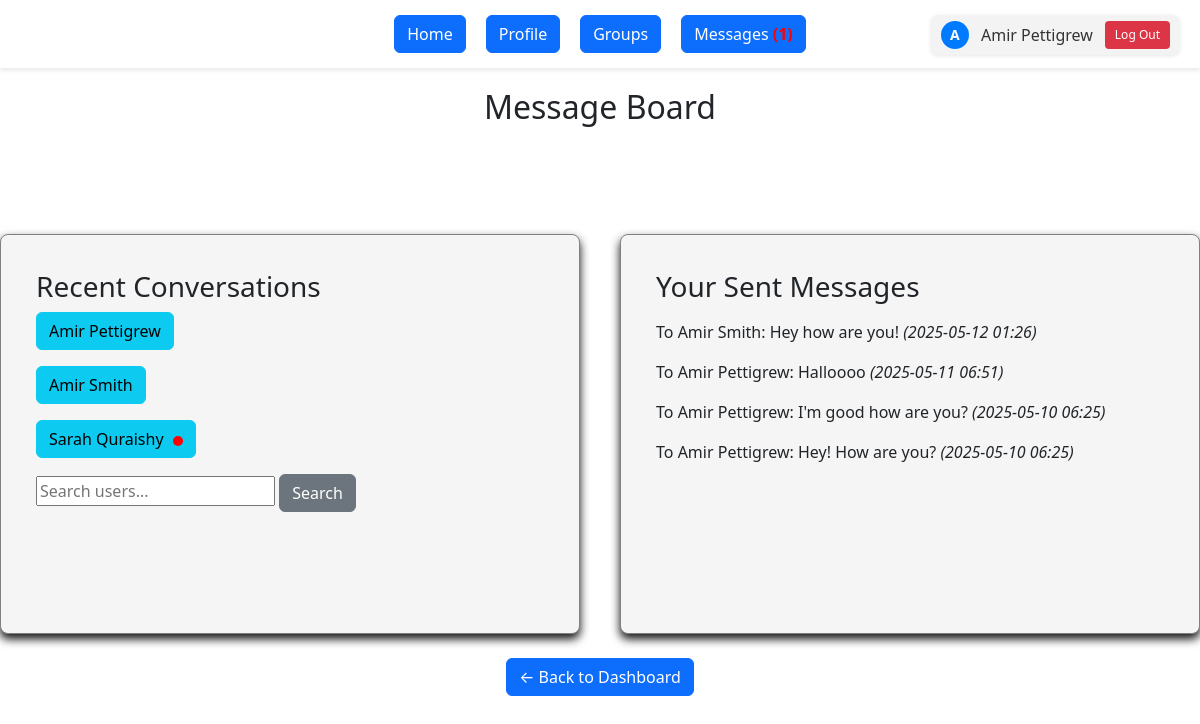
The page /message (signed in) on the database its author committed.
### app/models/models.py (models this page shows)
class User(UserMixin, db.Model):
    __tablename__ = 'users'
    id = db.Column(db.Integer, primary_key=True)
    southern_email = db.Column(db.String(120), unique=True, nullable=False)
    name = db.Column(db.String(100), nullable=False)
    password_hash = db.Column(db.String(128), nullable=False)
    created_at = db.Column(db.DateTime, default=datetime.utcnow)
    groups = db.relationship('StudyGroup', backref='creator', lazy=True)
    memberships = db.relationship('Membership', backref='user', lazy=True)
    forums = db.relationship('Forum', backref='forum_creator', lazy=True)
    sent_messages = db.relationship('Message', foreign_keys='Message.sender_id', backref='sender', lazy=True)
    received_messages = db.relationship('Message', foreign_keys='Message.receiver_id', backref='receiver', lazy=True)
    thread_posts = db.relationship('ThreadMessage', foreign_keys='ThreadMessage.author_id', backref='author', lazy=True)

class Message(db.Model):
    __tablename__ = 'messages'
    id = db.Column(db.Integer, primary_key=True)
    sender_id = db.Column(db.Integer, db.ForeignKey('users.id'), nullable=False)
    receiver_id = db.Column(db.Integer, db.ForeignKey('users.id'), nullable=False)
    content = db.Column(db.Text, nullable=False)
    posted_at = db.Column(db.DateTime, default=datetime.utcnow)
    is_read = db.Column(db.Boolean, default=False)

### app/routes/auth.py (the view, shortened to what this page needs)
@auth_bp.route('/message', methods=['GET', 'POST'])
@login_required
def message():
    form = MessageForm()
    user_q = request.args.get('user_q', '').strip()
    search_results = []
    partner_ids = db.session.query(Message.receiver_id).filter_by(sender_id=current_user.id) \
        .union(db.session.query(Message.sender_id).filter_by(receiver_id=current_user.id)) \
        .all()
    recent_ids = [id for (id,) in partner_ids]
    recent_contacts = []
    for user in User.query.filter(User.id.in_(recent_ids)).all():
        unread = Message.query.filter_by(
            sender_id=user.id,
            receiver_id=current_user.id,
            is_read=False
        ).count()
        recent_contacts.append((user, unread))
    if len(user_q) >= 2:
        search_results = User.query.filter(
            (User.name.ilike(f"{user_q}%")) |
            (User.southern_email.ilike(f"{user_q}%"))
        ).limit(10).all()
    messages = Message.query.filter_by(sender_id=current_user.id).order_by(Message.posted_at.desc()).all()
    unread_count = Message.query.filter_by(receiver_id=current_user.id, is_read=False).count()
    return render_template(
        'message.html',
        form=form,
        messages=messages,
        search_results=search_results,
        user_q=user_q,
        recent_contacts=recent_contacts,  # now list of tuples: (User, unread_count)
        unread_count=unread_count
    )

### app/routes/auth.py
class MessageForm(FlaskForm):
    recipient = StringField('Send to (email or name)', validators=[DataRequired()])
    content = TextAreaField('Message', validators=[DataRequired(), Length(max=1000)])
    submit = SubmitField('Send')

### app/__init__.py (called while the page is built)
def create_app(config_object=DevelopmentConfig):
    app = Flask(__name__, instance_relative_config=True)
    app.config.from_object(config_object)
    db.init_app(app)
    login_manager.init_app(app)
    @login_manager.user_loader
    def load_user(user_id):
        from app.models.models import User
        return User.query.get(int(user_id))
    from app.routes.auth import auth_bp
    from app.routes.main import main_bp
    app.register_blueprint(auth_bp)
    app.register_blueprint(main_bp)
    from app.routes.threads import threads_bp
    app.register_blueprint(threads_bp)
    @app.route('/')
    def root():
        return redirect(url_for('auth.login'))
    with app.app_context():
        db.create_all()
    return app

### app/templates/message.html (shortened to what this page needs)
<!DOCTYPE html>
<html lang="en">
<head>
</head>
<body>
  <link rel="stylesheet" href="{{ url_for('static', filename='dashboard_styles.css') }}">
  <link rel="stylesheet" href="{{ url_for('static', filename='bootstrap.css') }}">
  {% if current_user.is_authenticated %}
    <div class="user-area">
      <a href="{{ url_for('main.profile') }}" class="user-info">
        <div class="user-avatar">
          {{ current_user.name[0]|upper }}
        </div>
        <span>{{ current_user.name }}</span>
      </a>
      <form method="GET" action="{{ url_for('auth.logout') }}">
        <button class="logout-button" type="submit">Log Out</button>
      </form>
    </div>
  {% endif %}
  <div class="menu">
    <a href="{{ url_for('main.dashboard') }}"><type="button" class="btn btn-primary"> Home </button></a>
    <a href="{{ url_for('main.profile') }}"><type="button" class="btn btn-primary"> Profile </button></a>
    <a href="{{ url_for('main.view_my_groups') }}"><type="button" class="btn btn-primary"> Groups </button></a>
    <a href="{{ url_for('auth.message') }}"><type="button" class="btn btn-primary">
      Messages
      {% if unread_count > 0 %}
        <span style="color: red; font-weight: bold;">({{ unread_count }})</span>
      {% endif %}
    </button></a>
  </div>
  <h2> Message Board </h2>
<div class="flex-container">
  <div class="flex-box">
    <div class="recentheader">
    <h3>Recent Conversations</h3>
    </div>
      {% for user, unread in recent_contacts %}
        <p>
          <a href="{{ url_for('auth.message_user', user_id=user.id) }}"><button class="btn btn-info">
            {{ user.name }}
            {% if unread > 0 %}
              <span class="notif-dot"></span>
            {% endif %}
          </button></a></p>
      {% else %}
        <p>No recent conversations</p>
      {% endfor %}
    <form method="GET" action="{{ url_for('auth.message') }}">
      <input
        type="text"
        id="user-search"
        placeholder="Search users..."
        autocomplete="off">
      <button type="submit"class="btn btn-secondary">Search</button>
    </form>
  </div>
  <div class="flex-box">
    <h3>Your Sent Messages</h3>
    <p>
      {% for msg in messages %}
        <p>
          To {{ msg.receiver.name }}: {{ msg.content }} <em>({{ msg.posted_at.strftime('%Y-%m-%d %H:%M') }})</em>
        </p>
      {% endfor %}
    </p>
  </div>
</div>
<br>
  <a href="{{ url_for('main.dashboard') }}"><button class="btn btn-primary">← Back to Dashboard</button></a>
</body>
</html>

### app/static/dashboard_styles.css (style rules this page uses)
body { display: flex; flex-direction: column; align-items: center; font-family: sans-serif; margin: 0; padding: 0px; }
.menu { width: 100%; text-align: center; margin-bottom: 20px; }
h2 { text-align: center; }
.user-info { display: flex; align-items: center; gap: 6px; text-decoration: none; color: #333; }
.user-avatar { width: 28px; height: 28px; background-color: #007bff; color: white; border-radius: 50%; text-align: center; line-height: 28px; font-size: 14px; font-weight: bold; }
.user-area { position: absolute; top: 15px; right: 20px; display: flex; align-items: center; gap: 12px; background-color: #f3f3f3; padding: 6px 10px; border-radius: 8px; box-shadow: 0 1px 4px rgba(0,0,0,0.1); }
.logout-button { background-color: #dc3545; color: white; border: none; padding: 5px 10px; border-radius: 4px; font-size: 12px; cursor: pointer; transition: background-color 0.2s ease; display: inline-block; }
body::before { content: ""; position: fixed; top: 0; left: 0; width: 100%; height: 100%; background-image: url('scsu.svg'); background-size: cover; background-repeat: no-repeat; opacity: 0.4; z-index: -1; pointer-events: none; }
.user-info { display: flex; align-items: center; text-decoration: none; color: #333; }
.user-avatar { width: 28px; height: 28px; background-color: #007bff; color: white; border-radius: 50%; text-align: center; line-height: 28px; font-weight: bold; margin-right: 6px; }
.logout-button { background-color: #dc3545; color: white; border: none; padding: 5px 10px; border-radius: 4px; font-size: 12px; cursor: pointer; transition: background-color 0.2s ease; }
.menu { display: flex; justify-content: center; gap: 20px; background-color: #fff; padding: 15px; box-shadow: 0 2px 5px rgba(0, 0, 0, 0.1); }

### app/templates/message.html (style rules this page uses)
body { display: flex; flex-direction: column; align-items: center; font-family: sans-serif; margin: 0; padding: 20px; }
.menu { width: 100%; text-align: center; margin-bottom: 20px; }
.notif-dot { display: inline-block; width: 10px; height: 10px; background: red; border-radius: 50%; margin-left: 5px; vertical-align: middle; }
.user-info { display: flex; align-items: center; gap: 6px; text-decoration: none; color: #333; }
.user-avatar { width: 28px; height: 28px; background-color: #007bff; color: white; border-radius: 50%; text-align: center; line-height: 28px; font-size: 14px; font-weight: bold; }
.user-area { position: absolute; top: 15px; right: 20px; display: flex; align-items: center; gap: 12px; background-color: #f3f3f3; padding: 6px 10px; border-radius: 8px; box-shadow: 0 1px 4px rgba(0,0,0,0.1); }
.logout-button { background-color: #dc3545; color: white; border: none; padding: 5px 10px; border-radius: 4px; font-size: 12px; cursor: pointer; transition: background-color 0.2s ease; display: inline-block; }
.flex-container { display: flex; justify-content: center; gap: 40px; width: 100%; max-width: 1200px; height: 400px; margin-top: 100px; }
.flex-box { flex: 1; background-color: #f5f5f5; padding: 35px; border: 1px solid gray; border-radius: 8px; box-shadow: #111 0px 5px 10px; min-height: 300px; }

### rows shown on the page
User: name "A", name "Amir Pettigrew"
User: name "Amir Smith"
User: name "Sarah Quraishy"
Message: receiver.name "Amir Smith", content "Hey how are you!", posted_at "2025-05-12 01:26"
Message: receiver.name "Amir Pettigrew", content "Halloooo", posted_at "2025-05-11 06:51"
Message: receiver.name "Amir Pettigrew", content "I'm good how are you?", posted_at "2025-05-10 06:25"
Message: receiver.name "Amir Pettigrew", content "Hey! How are you?", posted_at "2025-05-10 06:25"

### other values the page prints
{{ unread_count }} "1"
